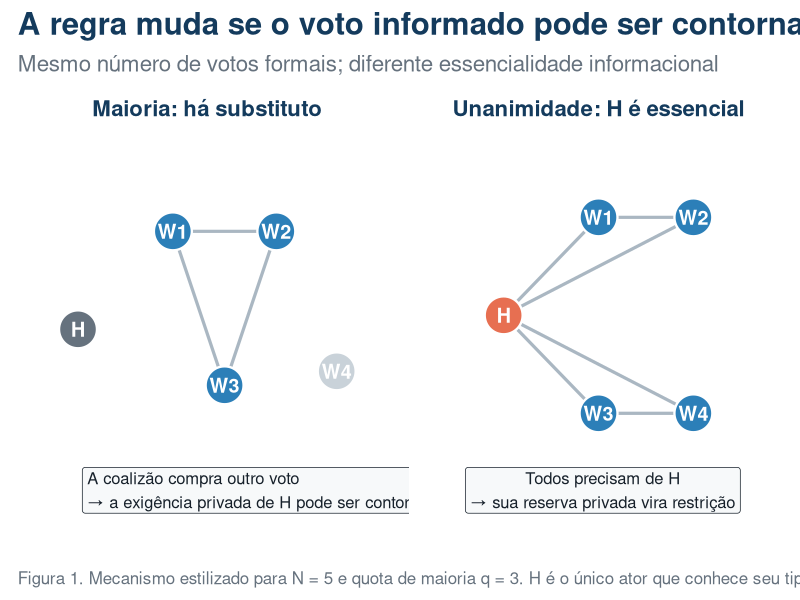
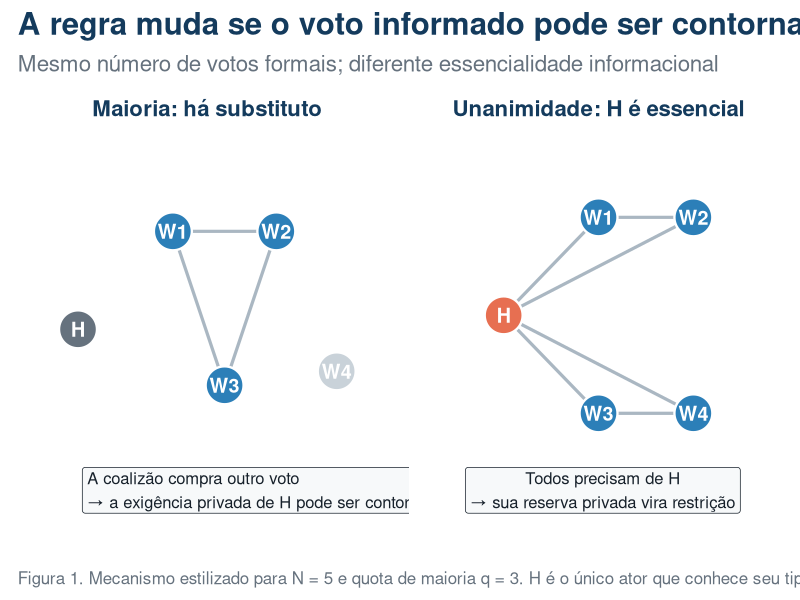
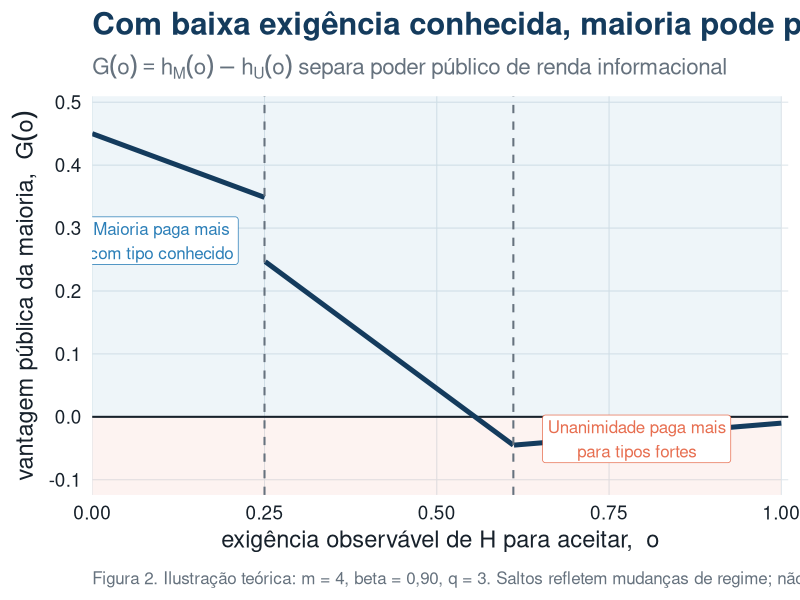
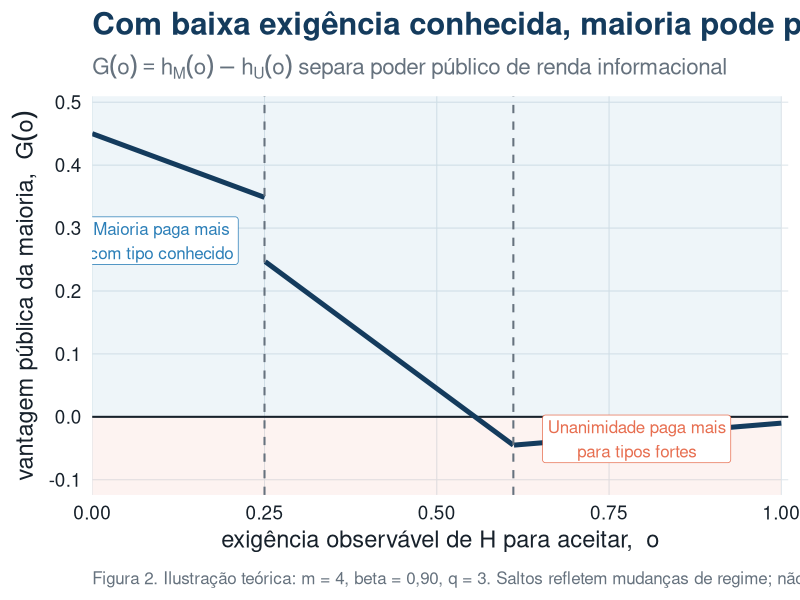
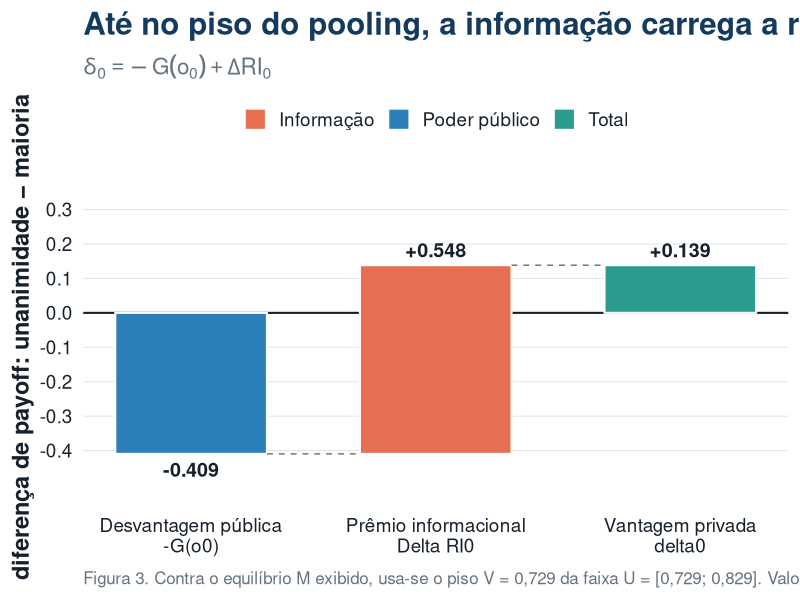
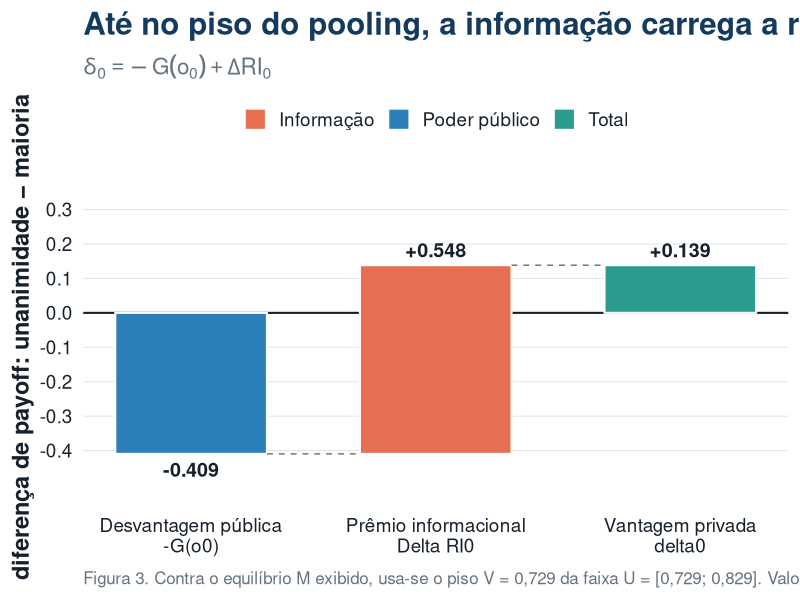
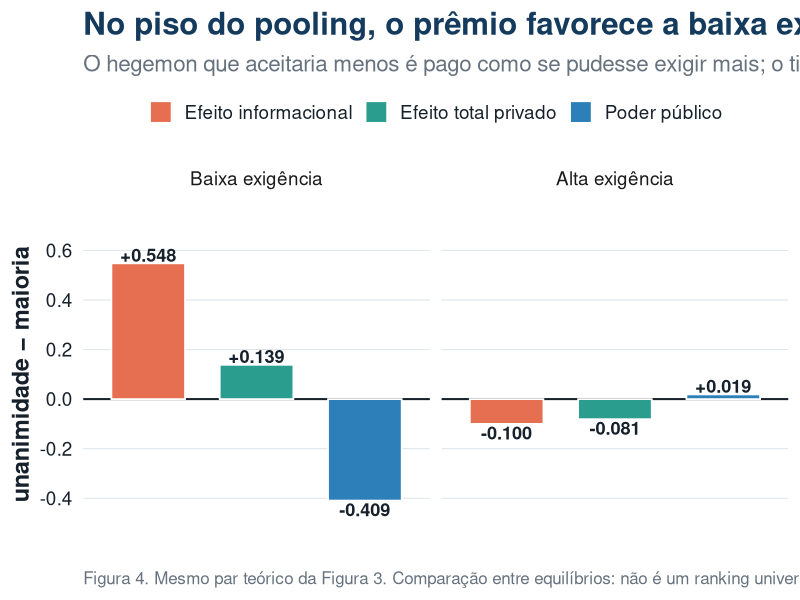
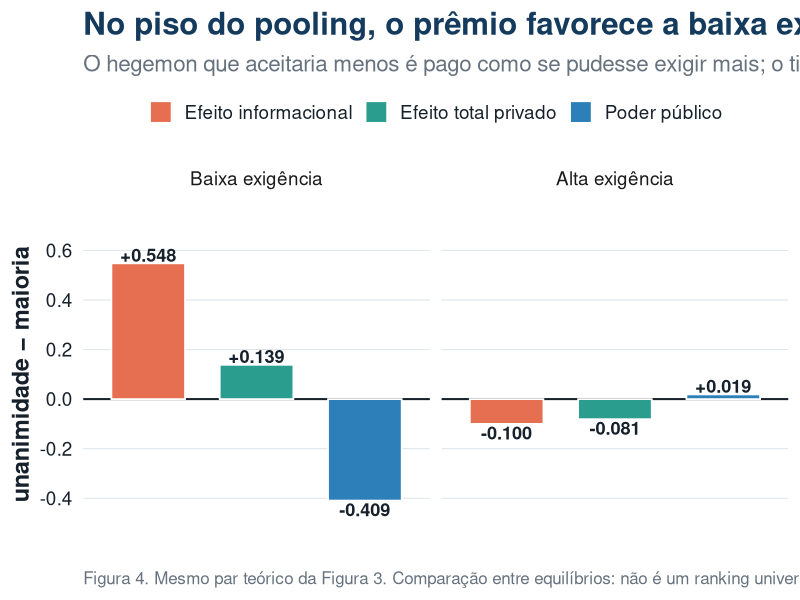

These figures' R source, in order:
#!/usr/bin/env Rscript

# Seminar figures: informational pivotality and hegemonic agenda power.
# All parameterized panels are theoretical illustrations, not empirical calibrations.

invisible(Sys.setlocale("LC_ALL", "pt_BR.UTF-8"))

suppressPackageStartupMessages({
  library(ggplot2)
  library(dplyr)
  library(tibble)
})

out_dir <- "presentations/2026-08-30_agenda_information_seminar/figures"
dir.create(out_dir, recursive = TRUE, showWarnings = FALSE)

navy <- "#143B5D"
blue <- "#2C7FB8"
orange <- "#E76F51"
teal <- "#2A9D8F"
gold <- "#E9C46A"
ink <- "#17212B"
muted <- "#66727E"
light <- "#EEF3F6"

theme_seminar <- function(base_size = 17) {
  theme_minimal(base_size = base_size) +
    theme(
      plot.background = element_rect(fill = "white", colour = NA),
      panel.background = element_rect(fill = "white", colour = NA),
      panel.grid.minor = element_blank(),
      panel.grid.major = element_line(colour = "#DDE5EA", linewidth = 0.35),
      axis.title = element_text(colour = ink, face = "bold"),
      axis.text = element_text(colour = ink),
      plot.title = element_text(colour = navy, face = "bold", size = rel(1.32)),
      plot.subtitle = element_text(colour = muted, size = rel(0.95)),
      plot.caption = element_text(colour = muted, hjust = 0, size = rel(0.72), margin = margin(t = 10)),
      legend.position = "top",
      legend.title = element_blank(),
      legend.text = element_text(colour = ink)
    )
}

save_figure <- function(plot, stem, width = 12, height = 6.75) {
  ggsave(file.path(out_dir, paste0(stem, ".png")), plot, width = width, height = height,
         dpi = 220, bg = "white")
  ggsave(file.path(out_dir, paste0(stem, ".pdf")), plot, width = width, height = height,
         device = grDevices::pdf, bg = "white")
}

# Figure 1: the institutional mechanism, held at N = 5 and q = 3.
nodes <- tribble(
  ~rule, ~actor, ~x, ~y, ~included, ~informed,
  "Maioria: há substituto", "H", 0.5, 1.7, FALSE, TRUE,
  "Maioria: há substituto", "W1", 1.6, 2.4, TRUE, FALSE,
  "Maioria: há substituto", "W2", 2.8, 2.4, TRUE, FALSE,
  "Maioria: há substituto", "W3", 2.2, 1.3, TRUE, FALSE,
  "Maioria: há substituto", "W4", 3.5, 1.4, FALSE, FALSE,
  "Unanimidade: H é essencial", "H", 0.9, 1.8, TRUE, TRUE,
  "Unanimidade: H é essencial", "W1", 2.0, 2.5, TRUE, FALSE,
  "Unanimidade: H é essencial", "W2", 3.1, 2.5, TRUE, FALSE,
  "Unanimidade: H é essencial", "W3", 2.0, 1.1, TRUE, FALSE,
  "Unanimidade: H é essencial", "W4", 3.1, 1.1, TRUE, FALSE
) %>%
  mutate(status = case_when(
    informed & included ~ "Informado e essencial",
    informed & !included ~ "Informado, contornado",
    included ~ "Coalizão vencedora",
    TRUE ~ "Fora da coalizão"
  ))

edges <- tribble(
  ~rule, ~x, ~y, ~xend, ~yend,
  "Maioria: há substituto", 1.6, 2.4, 2.8, 2.4,
  "Maioria: há substituto", 1.6, 2.4, 2.2, 1.3,
  "Maioria: há substituto", 2.8, 2.4, 2.2, 1.3,
  "Unanimidade: H é essencial", 0.9, 1.8, 2.0, 2.5,
  "Unanimidade: H é essencial", 0.9, 1.8, 3.1, 2.5,
  "Unanimidade: H é essencial", 0.9, 1.8, 2.0, 1.1,
  "Unanimidade: H é essencial", 0.9, 1.8, 3.1, 1.1,
  "Unanimidade: H é essencial", 2.0, 2.5, 3.1, 2.5,
  "Unanimidade: H é essencial", 2.0, 1.1, 3.1, 1.1
)

p1 <- ggplot() +
  geom_segment(
    data = edges,
    aes(x = x, y = y, xend = xend, yend = yend),
    linewidth = 1.1, colour = "#AAB7C2"
  ) +
  geom_point(
    data = nodes,
    aes(x = x, y = y, fill = status),
    shape = 21, size = 12, colour = "white", stroke = 1.2
  ) +
  geom_text(data = nodes, aes(x = x, y = y, label = actor), colour = "white", fontface = "bold", size = 5) +
  geom_label(
    data = tibble(
      rule = c("Maioria: há substituto", "Unanimidade: H é essencial"),
      x = c(0.55, 2.05), y = c(0.55, 0.55),
      label = c("A coalizão compra outro voto\n→ a exigência privada de H pode ser contornada",
                "Todos precisam de H\n→ sua reserva privada vira restrição")
    ),
    aes(x = x, y = y, label = label),
    hjust = c(0, 0.5), vjust = 0.5, size = 4.2, linewidth = 0,
    fill = "#F7F9FA", colour = ink
  ) +
  facet_wrap(~rule, nrow = 1) +
  scale_fill_manual(values = c(
    "Informado e essencial" = orange,
    "Informado, contornado" = muted,
    "Coalizão vencedora" = blue,
    "Fora da coalizão" = "#C9D2D9"
  )) +
  coord_cartesian(xlim = c(0, 4), ylim = c(0.25, 3.0), clip = "off") +
  labs(
    title = "A regra muda se o voto informado pode ser contornado",
    subtitle = "Mesmo número de votos formais; diferente essencialidade informacional",
    caption = "Figura 1. Mecanismo estilizado para N = 5 e quota de maioria q = 3. H é o único ator que conhece seu tipo."
  ) +
  theme_seminar() +
  theme(
    axis.text = element_blank(), axis.title = element_blank(),
    panel.grid.major = element_blank(), panel.grid.minor = element_blank(),
    strip.text = element_text(face = "bold", colour = navy, size = 16),
    legend.position = "none"
  )
save_figure(p1, "figura_1_substituto_informacional")

# Shared theoretical illustration for Figures 2--5.
m <- 4
N <- m + 1
q <- floor(N / 2) + 1
k <- q - 1
c_votes <- m - k
beta <- 0.90
Z_E <- 1 - k * beta / m
tau_M <- Z_E / beta
o_grid <- seq(0, 1, length.out = 1001)

gap_df <- tibble(o = o_grid) %>%
  mutate(
    region = case_when(
      o <= 1 / m ~ "o <= 1/m",
      beta * o <= Z_E ~ "1/m < o <= tau_M",
      TRUE ~ "o > tau_M"
    ),
    G = case_when(
      o <= 1 / m ~ beta * (c_votes / m) * (1 - beta * o),
      beta * o <= Z_E ~ beta * (c_votes / m - beta * o),
      TRUE ~ (1 - beta) * (beta * o - 1)
    )
  )

p2 <- ggplot(gap_df, aes(o, G, group = region)) +
  annotate("rect", xmin = 0, xmax = 1, ymin = -Inf, ymax = 0, fill = orange, alpha = 0.08) +
  annotate("rect", xmin = 0, xmax = 1, ymin = 0, ymax = Inf, fill = blue, alpha = 0.08) +
  geom_hline(yintercept = 0, linewidth = 0.7, colour = ink) +
  geom_line(linewidth = 1.7, colour = navy) +
  geom_vline(xintercept = c(1 / m, tau_M), linetype = "dashed", colour = muted, linewidth = 0.7) +
  annotate("label", x = 0.10, y = 0.28, label = "Maioria paga mais\ncom tipo conhecido", fill = "white", linewidth = 0, colour = blue, size = 4.3) +
  annotate("label", x = 0.79, y = -0.035, label = "Unanimidade paga mais\npara tipos fortes", fill = "white", linewidth = 0, colour = orange, size = 4.3) +
  scale_x_continuous(limits = c(0, 1), breaks = seq(0, 1, 0.25), expand = expansion(mult = c(0, 0.01))) +
  scale_y_continuous(expand = expansion(mult = c(0.16, 0.12))) +
  labs(
    title = "Com baixa exigência conhecida, maioria pode pagar mais a H",
    subtitle = expression(G(o) == h[M](o) - h[U](o)~"separa poder público de renda informacional"),
    x = expression("exigência observável de H para aceitar, "~o),
    y = expression("vantagem pública da maioria, "~G(o)),
    caption = "Figura 2. Ilustração teórica: m = 4, beta = 0,90, q = 3. Saltos refletem mudanças de regime; não é calibração da OMC."
  ) +
  theme_seminar()
save_figure(p2, "figura_2_gap_publico")

# Figure 3: an admissible memberwise example of the low-type reversal.
bridge <- tribble(
  ~step, ~label, ~value, ~start, ~end, ~kind,
  1, "Desvantagem pública\n-G(o0)", -0.4095, 0, -0.4095, "Poder público",
  2, "Prêmio informacional\nDelta RI0", 0.5480, -0.4095, 0.1385, "Informação",
  3, "Vantagem privada\ndelta0", 0.1385, 0, 0.1385, "Total"
) %>%
  mutate(xmin = step - 0.31, xmax = step + 0.31,
         ymin = pmin(start, end), ymax = pmax(start, end))

p3 <- ggplot(bridge) +
  geom_hline(yintercept = 0, colour = ink, linewidth = 0.7) +
  geom_rect(aes(xmin = xmin, xmax = xmax, ymin = ymin, ymax = ymax, fill = kind), colour = "white", linewidth = 0.7) +
  geom_segment(data = bridge %>% filter(step < 3), aes(x = xmax, xend = xmax + 0.38, y = end, yend = end), linetype = "dashed", colour = muted) +
  geom_text(aes(x = step, y = if_else(value >= 0, ymax + 0.045, ymin - 0.045), label = sprintf("%+.3f", value)),
            colour = ink, fontface = "bold", size = 5) +
  scale_fill_manual(values = c("Poder público" = blue, "Informação" = orange, "Total" = teal)) +
  scale_x_continuous(breaks = bridge$step, labels = bridge$label) +
  scale_y_continuous(limits = c(-0.52, 0.38), breaks = seq(-0.4, 0.3, 0.1)) +
  labs(
    title = "Até no piso do pooling, a informação carrega a reversão",
    subtitle = expression(delta[0] == -G(o[0]) + Delta*RI[0]),
    x = NULL, y = "diferença de payoff: unanimidade − maioria",
    caption = "Figura 3. Contra o equilíbrio M exibido, usa-se o piso V = 0,729 da faixa U = [0,729; 0,829]. Valores teóricos, não calibração."
  ) +
  theme_seminar() +
  theme(panel.grid.major.x = element_blank())
save_figure(p3, "figura_3_ponte_reversao")

# Figure 4: incidence by type in the same admissible member.
incidence <- tribble(
  ~type, ~channel, ~value,
  "Baixa exigência", "Poder público", -0.4095,
  "Baixa exigência", "Efeito informacional", 0.5480,
  "Baixa exigência", "Efeito total privado", 0.1385,
  "Alta exigência", "Poder público", 0.0190,
  "Alta exigência", "Efeito informacional", -0.1000,
  "Alta exigência", "Efeito total privado", -0.0810
) %>%
  mutate(type = factor(type, levels = c("Baixa exigência", "Alta exigência")))

p4 <- ggplot(incidence, aes(channel, value, fill = channel)) +
  geom_hline(yintercept = 0, colour = ink, linewidth = 0.7) +
  geom_col(width = 0.68, colour = "white", linewidth = 0.6) +
  geom_text(aes(y = value + if_else(value >= 0, 0.035, -0.035), label = sprintf("%+.3f", value)),
            colour = ink, fontface = "bold", size = 4.6) +
  facet_wrap(~type, nrow = 1) +
  scale_fill_manual(values = c("Poder público" = blue, "Efeito informacional" = orange, "Efeito total privado" = teal)) +
  scale_y_continuous(limits = c(-0.55, 0.75), breaks = seq(-0.4, 0.6, 0.2)) +
  labs(
    title = "No piso do pooling, o prêmio favorece a baixa exigência",
    subtitle = "O hegemon que aceitaria menos é pago como se pudesse exigir mais; o tipo alto perde prêmio neste membro",
    x = NULL, y = "unanimidade − maioria",
    caption = "Figura 4. Mesmo par teórico da Figura 3. Comparação entre equilíbrios: não é um ranking universal da correspondência."
  ) +
  theme_seminar() +
  theme(axis.text.x = element_blank(), panel.grid.major.x = element_blank())
save_figure(p4, "figura_4_incidencia_por_tipo")

# Figure 5: direct agenda effect under each rule.
agenda_df <- tibble(o = o_grid) %>%
  mutate(
    segment = case_when(
      o <= 1 / m ~ "baixo",
      o < tau_M ~ "intermediário",
      TRUE ~ "alto"
    ),
    `Maioria` = case_when(
      o <= 1 / m ~ Z_E - (c_votes / m) * beta^2 * o,
      o < tau_M ~ Z_E - beta * o,
      TRUE ~ 0
    ),
    `Unanimidade` = 1 - beta
  )

agenda_long <- bind_rows(
  agenda_df %>% transmute(o, segment, regra = "Maioria", D = Maioria),
  agenda_df %>% transmute(o, segment = "único", regra = "Unanimidade", D = Unanimidade)
)

p5 <- ggplot(agenda_long, aes(o, D, colour = regra, group = interaction(regra, segment))) +
  geom_line(linewidth = 1.7) +
  geom_vline(xintercept = c(1 / m, tau_M), linetype = "dashed", colour = muted, linewidth = 0.7) +
  annotate("label", x = 0.14, y = 0.43, label = "Agenda vale mais sob maioria\npara reservas baixas", fill = "white", linewidth = 0, colour = blue, size = 4.2) +
  annotate("label", x = 0.80, y = 0.15, label = "Sob unanimidade:\nD_U = 1 − beta", fill = "white", linewidth = 0, colour = orange, size = 4.0) +
  annotate(
    "label", x = 0.76, y = 0.37,
    label = "Com informação privada:  T = D + I\nNos pares comparáveis sob U:  T ≥ 0\nPara o tipo alto:  I_U¹ ≤ 0",
    fill = "#F7F9FA", linewidth = 0.35, colour = teal, size = 3.8
  ) +
  scale_colour_manual(values = c("Maioria" = blue, "Unanimidade" = orange)) +
  scale_x_continuous(limits = c(0, 1), breaks = seq(0, 1, 0.25), expand = expansion(mult = c(0, 0.01))) +
  scale_y_continuous(limits = c(0, 0.60), breaks = seq(0, 0.6, 0.1)) +
  labs(
    title = "Agenda pode elevar o payoff e comprimir a renda informacional",
    subtitle = expression(D[g] == h[g]^A - beta*h[g]^N~": efeito direto sob informação completa"),
    x = expression("exigência observável de H para aceitar, "~o),
    y = "efeito direto da agenda",
    caption = "Figura 5. Ilustração teórica: m = 4, beta = 0,90, q = 3. A_T revisado, ainda não congelado; maioria permanece set-valued no jogo privado."
  ) +
  theme_seminar()
save_figure(p5, "figura_5_efeito_direto_agenda")

message("Wrote five numbered figures to: ", normalizePath(out_dir))
